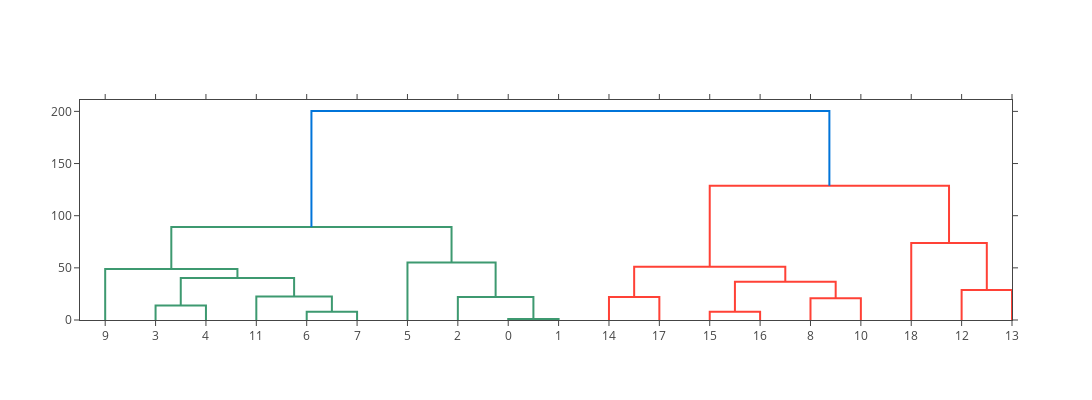

Source (notebook cell):
### Code cell
import plotly.offline as py
import plotly.figure_factory as ff
from plotly.offline import get_plotlyjs, init_notebook_mode

import numpy as np

init_notebook_mode(connected=True)

pandasDF = oskar.histogram(df,"start",1000000).toPandas()
# print(pandasDF)
dim = len(pandasDF["count"])
X = np.zeros((dim, dim))
for i in range(dim):
    for j in range(i,dim):
        X[j, i] = pandasDF["count"][i] - pandasDF["count"][j]
# print(X)
# labels = [pandasDF["start"]]
fig = ff.create_dendrogram(X)
fig['layout'].update({'width':1440, 'height':400})
py.iplot(fig, filename='dendrogram_with_labels')

### Figure 1 — Plotly figure (JSON) as saved in the notebook; plotly's stock layout.template omitted (floating-point values rounded to 4 significant figures)
{"data": [{"hoverinfo": "text", "marker": {"color": "rgb(61,153,112)"}, "mode": "lines", "type": "scatter", "uid": "33df76e2-a40b-46f6-85b6-eaa89342b8f1", "x": [15, 15, 25, 25], "xaxis": "x", "y": [0, 14, 14, 0], "yaxis": "y"}, {"hoverinfo": "text", "marker": {"color": "rgb(61,153,112)"}, "mode": "lines", "type": "scatter", "uid": "f0e4718c-8a94-43a3-b7b2-f2aead5e43cc", "x": [45, 45, 55, 55], "xaxis": "x", "y": [0, 7.937, 7.937, 0], "yaxis": "y"}, {"hoverinfo": "text", "marker": {"color": "rgb(61,153,112)"}, "mode": "lines", "type": "scatter", "uid": "964ac19f-f803-4502-9e62-94537c374184", "x": [35, 35, 50, 50], "xaxis": "x", "y": [0, 22.54, 22.54, 7.937], "yaxis": "y"}, {"hoverinfo": "text", "marker": {"color": "rgb(61,153,112)"}, "mode": "lines", "type": "scatter", "uid": "612b220c-63a5-49ce-9902-97cd98ee444c", "x": [20, 20, 42.5, 42.5], "xaxis": "x", "y": [14, 40.22, 40.22, 22.54], "yaxis": "y"}, {"hoverinfo": "text", "marker": {"color": "rgb(61,153,112)"}, "mode": "lines", "type": "scatter", "uid": "99d81210-eac1-4fb5-9d1c-75019cd9ba9d", "x": [5, 5, 31.25, 31.25], "xaxis": "x", "y": [0, 49.01, 49.01, 40.22], "yaxis": "y"}, {"hoverinfo": "text", "marker": {"color": "rgb(61,153,112)"}, "mode": "lines", "type": "scatter", "uid": "1eb57830-1275-4d76-81ee-a26134239240", "x": [85, 85, 95, 95], "xaxis": "x", "y": [0, 1, 1, 0], "yaxis": "y"}, {"hoverinfo": "text", "marker": {"color": "rgb(61,153,112)"}, "mode": "lines", "type": "scatter", "uid": "f5f976b6-0ca1-4397-8133-9545231b441c", "x": [75, 75, 90, 90], "xaxis": "x", "y": [0, 21.93, 21.93, 1], "yaxis": "y"}, {"hoverinfo": "text", "marker": {"color": "rgb(61,153,112)"}, "mode": "lines", "type": "scatter", "uid": "05b2e115-a852-4a79-adc2-9e68134c67c2", "x": [65, 65, 82.5, 82.5], "xaxis": "x", "y": [0, 55.01, 55.01, 21.93], "yaxis": "y"}, {"hoverinfo": "text", "marker": {"color": "rgb(61,153,112)"}, "mode": "lines", "type": "scatter", "uid": "af396f60-958e-4763-91c7-b1417617e588", "x": [18.12, 18.12, 73.75, 73.75], "xaxis": "x", "y": [49.01, 89.06, 89.06, 55.01], "yaxis": "y"}, {"hoverinfo": "text", "marker": {"color": "rgb(255,65,54)"}, "mode": "lines", "type": "scatter", "uid": "ac6eb5b2-1794-4981-a763-36535141c8cd", "x": [105, 105, 115, 115], "xaxis": "x", "y": [0, 22, 22, 0], "yaxis": "y"}, {"hoverinfo": "text", "marker": {"color": "rgb(255,65,54)"}, "mode": "lines", "type": "scatter", "uid": "72fa80a4-dca7-4223-b98f-948230261967", "x": [125, 125, 135, 135], "xaxis": "x", "y": [0, 8, 8, 0], "yaxis": "y"}, {"hoverinfo": "text", "marker": {"color": "rgb(255,65,54)"}, "mode": "lines", "type": "scatter", "uid": "97a53470-398c-4472-a1be-dc9fd9a272ec", "x": [145, 145, 155, 155], "xaxis": "x", "y": [0, 20.88, 20.88, 0], "yaxis": "y"}, {"hoverinfo": "text", "marker": {"color": "rgb(255,65,54)"}, "mode": "lines", "type": "scatter", "uid": "7502d126-c5b2-4e46-9dc4-fa0a20bff326", "x": [130, 130, 150, 150], "xaxis": "x", "y": [8, 36.74, 36.74, 20.88], "yaxis": "y"}, {"hoverinfo": "text", "marker": {"color": "rgb(255,65,54)"}, "mode": "lines", "type": "scatter", "uid": "d1f3cbe0-0915-46f6-81e7-71cd2aa4b1ae", "x": [110, 110, 140, 140], "xaxis": "x", "y": [22, 51.01, 51.01, 36.74], "yaxis": "y"}, {"hoverinfo": "text", "marker": {"color": "rgb(255,65,54)"}, "mode": "lines", "type": "scatter", "uid": "8942934b-1325-4855-b6df-51c5ab3a5605", "x": [175, 175, 185, 185], "xaxis": "x", "y": [0, 28.84, 28.84, 0], "yaxis": "y"}, {"hoverinfo": "text", "marker": {"color": "rgb(255,65,54)"}, "mode": "lines", "type": "scatter", "uid": "fd1c7e73-f0d9-4e55-9b05-9143c1585f6a", "x": [165, 165, 180, 180], "xaxis": "x", "y": [0, 73.73, 73.73, 28.84], "yaxis": "y"}, {"hoverinfo": "text", "marker": {"color": "rgb(255,65,54)"}, "mode": "lines", "type": "scatter", "uid": "07311b97-5403-43f4-ae38-42b9da358e23", "x": [125, 125, 172.5, 172.5], "xaxis": "x", "y": [51.01, 128.8, 128.8, 73.73], "yaxis": "y"}, {"hoverinfo": "text", "marker": {"color": "rgb(0,116,217)"}, "mode": "lines", "type": "scatter", "uid": "29f1e126-b9c0-4758-a313-c8830bb76b8d", "x": [45.94, 45.94, 148.8, 148.8], "xaxis": "x", "y": [89.06, 200.4, 200.4, 128.8], "yaxis": "y"}], "layout": {"autosize": false, "height": 400, "hovermode": "closest", "showlegend": false, "width": 1440, "xaxis": {"autorange": true, "mirror": "allticks", "range": [0, 185], "rangemode": "tozero", "showgrid": false, "showline": true, "showticklabels": true, "tickmode": "array", "ticks": "outside", "ticktext": ["9", "3", "4", "11", "6", "7", "5", "2", "0", "1", "14", "17", "15", "16", "8", "10", "18", "12", "13"], "tickvals": [5, 15, 25, 35, 45, 55, 65, 75, 85, 95, 105, 115, 125, 135, 145, 155, 165, 175, 185], "type": "linear", "zeroline": false}, "yaxis": {"autorange": true, "mirror": "allticks", "range": [0, 210.9], "rangemode": "tozero", "showgrid": false, "showline": true, "showticklabels": true, "ticks": "outside", "type": "linear", "zeroline": false}}}
